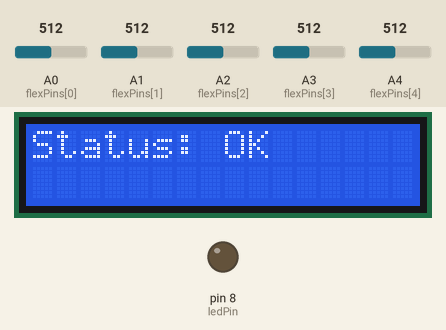
Recording of a sketch running on a simulated Arduino Uno, built with avr-gcc and run on an emulated ATmega328P. Shown: 16×2 character LCD, output pins drawn as LEDs (lit = HIGH). The inputs (shaded band) are chosen by the test bench; at power-on: A0 (flexPins[0]) = 512, A1 (flexPins[1]) = 512, A2 (flexPins[2]) = 512, A3 (flexPins[3]) = 512, A4 (flexPins[4]) = 512. What the sketch prints to the serial monitor is not drawn.

Above: at 3.2 s.
3.3 s: A0 (flexPins[0]) set to 208
4.8 s: A0 (flexPins[0]) set to 185
At 5.7 s:
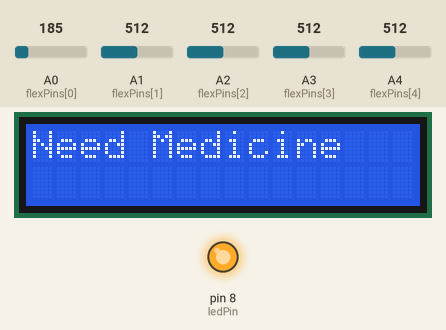
6.6 s: A1 (flexPins[1]) set to 210
9.6 s: A1 (flexPins[1]) set to 185
At 9.9 s:
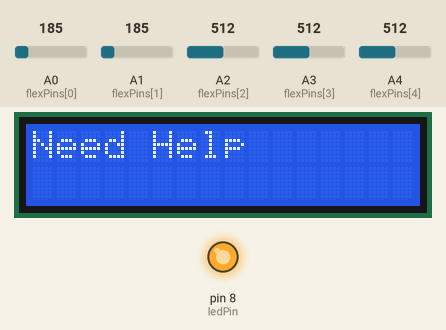
11.1 s: A2 (flexPins[2]) set to 207
12.6 s: A2 (flexPins[2]) set to 185
At 13.4 s:
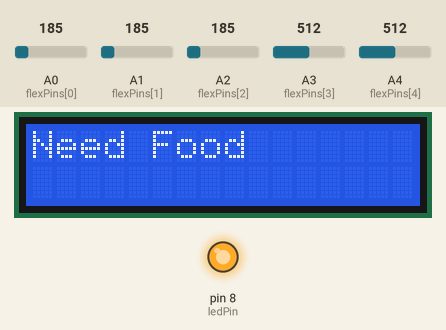
Timing chart, 0 to 15.1 s (numbered marks = the images above; inputs shaded):
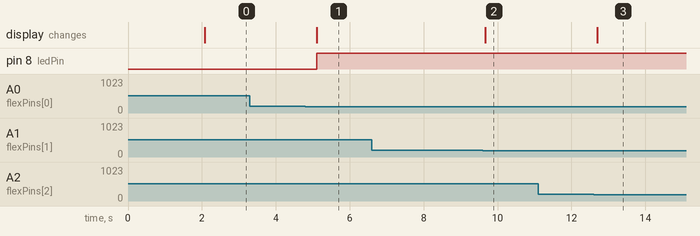

Measured:
- the behaviour switches between 200 and 199 on A0 (flexPins[0]) (found by bisection; images 0 and 1)
- the behaviour switches between 200 and 199 on A1 (flexPins[1]) (found by bisection; images 1 and 2)
- the behaviour switches between 200 and 199 on A2 (flexPins[2]) (found by bisection; images 2 and 3)
- after the input at 3.3 s, every drawn part: stays the same
- after the input at 4.8 s, pin 8 (ledPin): LOW → HIGH after 0.31 s; the display: changes after 0.31 s (image 1)
- after the input at 6.6 s, every drawn part: stays the same
- after the input at 9.6 s, the display: changes after 0.06 s (image 2)
- after the input at 11.1 s, every drawn part: stays the same
- after the input at 12.6 s, the display: changes after 0.09 s (image 3)

The sketch:

arduino.ino
```cpp
#include <LiquidCrystal.h>

// Initialize LCD with RS, EN, D4, D5, D6, D7
LiquidCrystal lcd(12, 11, 5, 4, 3, 2);

// Flex sensor analog pins
int flexPins[5] = {A0, A1, A2, A3, A4};

// LED pin
const int ledPin = 8;

// Threshold for detecting bend
const int threshold = 200;  // Adjust this value based on your sensor readings

void setup() {
  Serial.begin(9600);
  lcd.begin(16, 2); // 16 columns, 2 rows
  pinMode(ledPin, OUTPUT);

  for (int i = 0; i < 5; i++) {
    pinMode(flexPins[i], INPUT);
  }

  lcd.setCursor(0, 0);
  lcd.print("Helping Glove");
  delay(2000);
  lcd.clear();
}

void loop() {
  int sensorValues[5];
  bool anyBent = false;
  bool allBent = true;

  for (int i = 0; i < 5; i++) {
    sensorValues[i] = analogRead(flexPins[i]);
    Serial.print("Flex ");
    Serial.print(i);
    Serial.print(": ");
    Serial.println(sensorValues[i]);

    if (sensorValues[i] < threshold) {
      allBent = false; // If any sensor is below threshold, not all are bent
    } else {
      anyBent = true;
    }
  }

  lcd.clear();
  lcd.setCursor(0, 0);

  if (allBent || !anyBent) {
    lcd.print("Status: OK");
  } else {
    if (sensorValues[0] >= threshold) {
      lcd.print("Need Water");
    } else if (sensorValues[1] >= threshold) {
      lcd.print("Need Medicine");
    } else if (sensorValues[2] >= threshold) {
      lcd.print("Need Help");
    } else if (sensorValues[3] >= threshold) {
      lcd.print("Need Food");
    } else if (sensorValues[4] >= threshold) {
      lcd.print("Need Painkiller");
    }
  }

  // LED ON if any finger bent (request), OFF otherwise
  digitalWrite(ledPin, anyBent && !allBent ? HIGH : LOW);

  delay(500); // Small delay for readability
}
```
